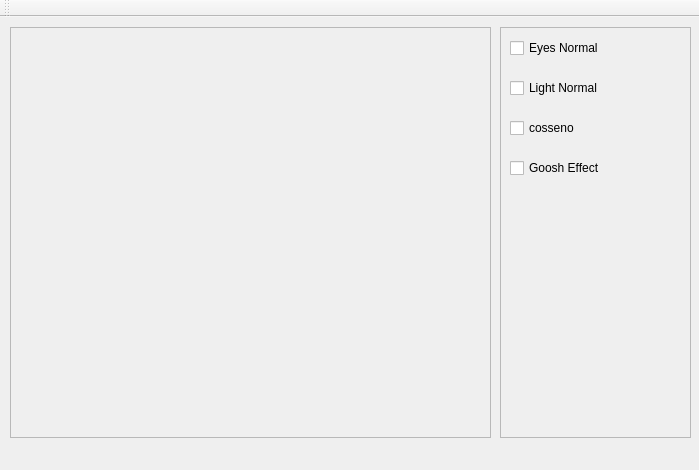
<?xml version="1.0" encoding="UTF-8"?>
<ui version="4.0">
 <class>MainWindow</class>
 <widget class="QMainWindow" name="MainWindow">
  <property name="geometry">
   <rect>
    <x>0</x>
    <y>0</y>
    <width>699</width>
    <height>470</height>
   </rect>
  </property>
  <property name="windowTitle">
   <string>MainWindow</string>
  </property>
  <widget class="QWidget" name="centralWidget">
   <widget class="QFrame" name="MainFrame">
    <property name="geometry">
     <rect>
      <x>10</x>
      <y>10</y>
      <width>481</width>
      <height>411</height>
     </rect>
    </property>
    <property name="frameShape">
     <enum>QFrame::StyledPanel</enum>
    </property>
    <property name="frameShadow">
     <enum>QFrame::Raised</enum>
    </property>
   </widget>
   <widget class="QFrame" name="frame_2">
    <property name="geometry">
     <rect>
      <x>500</x>
      <y>10</y>
      <width>191</width>
      <height>411</height>
     </rect>
    </property>
    <property name="frameShape">
     <enum>QFrame::StyledPanel</enum>
    </property>
    <property name="frameShadow">
     <enum>QFrame::Raised</enum>
    </property>
    <widget class="QCheckBox" name="checkBox">
     <property name="geometry">
      <rect>
       <x>10</x>
       <y>10</y>
       <width>121</width>
       <height>22</height>
      </rect>
     </property>
     <property name="text">
      <string>Eyes Normal</string>
     </property>
    </widget>
    <widget class="QCheckBox" name="checkBox_2">
     <property name="geometry">
      <rect>
       <x>10</x>
       <y>50</y>
       <width>121</width>
       <height>22</height>
      </rect>
     </property>
     <property name="text">
      <string>Light Normal</string>
     </property>
    </widget>
    <widget class="QCheckBox" name="checkBox_3">
     <property name="geometry">
      <rect>
       <x>10</x>
       <y>90</y>
       <width>94</width>
       <height>22</height>
      </rect>
     </property>
     <property name="text">
      <string>cosseno</string>
     </property>
    </widget>
    <widget class="QCheckBox" name="checkBox_4">
     <property name="geometry">
      <rect>
       <x>10</x>
       <y>130</y>
       <width>151</width>
       <height>22</height>
      </rect>
     </property>
     <property name="text">
      <string>Goosh Effect</string>
     </property>
    </widget>
   </widget>
  </widget>
  <widget class="QMenuBar" name="menuBar">
   <property name="geometry">
    <rect>
     <x>0</x>
     <y>0</y>
     <width>699</width>
     <height>27</height>
    </rect>
   </property>
  </widget>
  <widget class="QToolBar" name="mainToolBar">
   <attribute name="toolBarArea">
    <enum>TopToolBarArea</enum>
   </attribute>
   <attribute name="toolBarBreak">
    <bool>false</bool>
   </attribute>
  </widget>
 </widget>
 <layoutdefault spacing="6" margin="11"/>
 <resources/>
 <connections/>
</ui>
